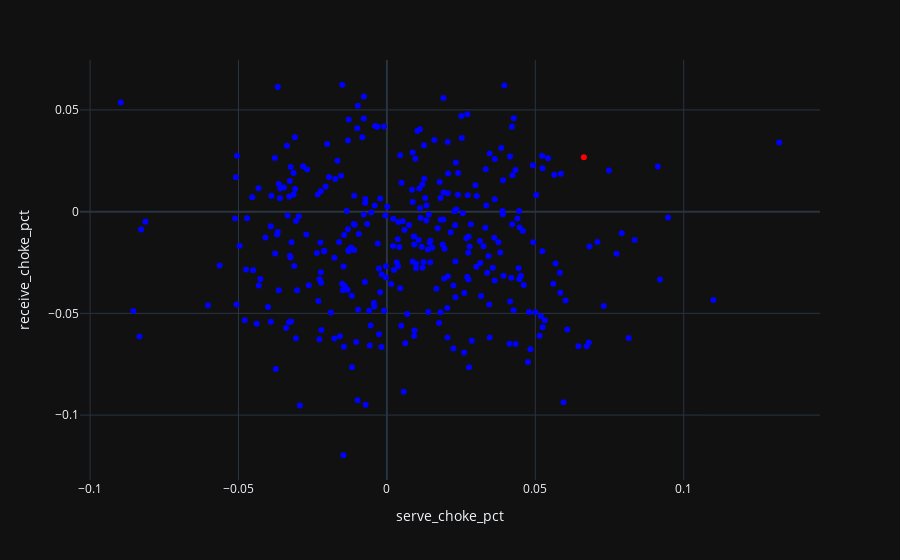

Notebook source saved alongside this figure:
### Code cell
fig = px.scatter(data_frame=df, x="serve_choke_pct", y="receive_choke_pct", hover_name='name')
inds = [327]
fig.data[0].update(selectedpoints=inds,
                   selected=dict(marker=dict(color='red')),
                   unselected=dict(marker=dict(color='blue')))
fig.show()

### Figure 1 — Plotly figure (JSON) as saved in the notebook; plotly's stock layout.template omitted (floating-point values rounded to 4 significant figures; data arrays with more than 128 entries replaced by an {"elided": "..."} marker saying what was removed)
{"data": [{"hovertemplate": "<b>%{hovertext}</b><br><br>serve_choke_pct=%{x}<br>receive_choke_pct=%{y}<extra></extra>", "hovertext": {"elided": "332 str values"}, "legendgroup": "", "marker": {"color": "#636efa", "symbol": "circle"}, "mode": "markers", "name": "", "orientation": "v", "selected": {"marker": {"color": "red"}}, "selectedpoints": [327], "showlegend": false, "type": "scatter", "unselected": {"marker": {"color": "blue"}}, "x": {"elided": "332 float values"}, "xaxis": "x", "y": {"elided": "332 float values"}, "yaxis": "y"}], "layout": {"legend": {"tracegroupgap": 0}, "margin": {"t": 60}, "xaxis": {"anchor": "y", "domain": [0.0, 1.0], "title": {"text": "serve_choke_pct"}}, "yaxis": {"anchor": "x", "domain": [0.0, 1.0], "title": {"text": "receive_choke_pct"}}}}
